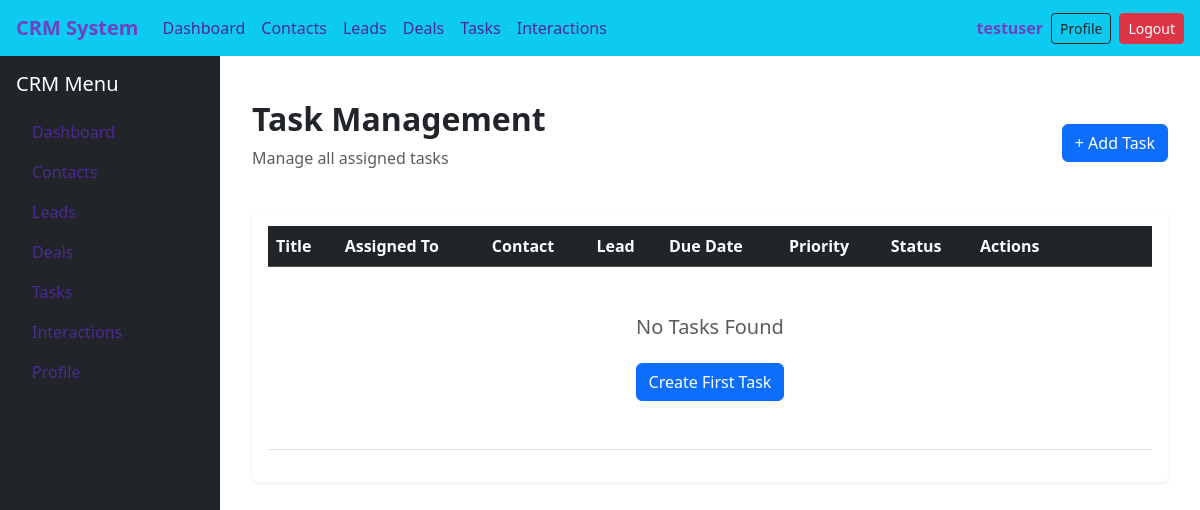
The app's page /tasks/ (signed in), older data.
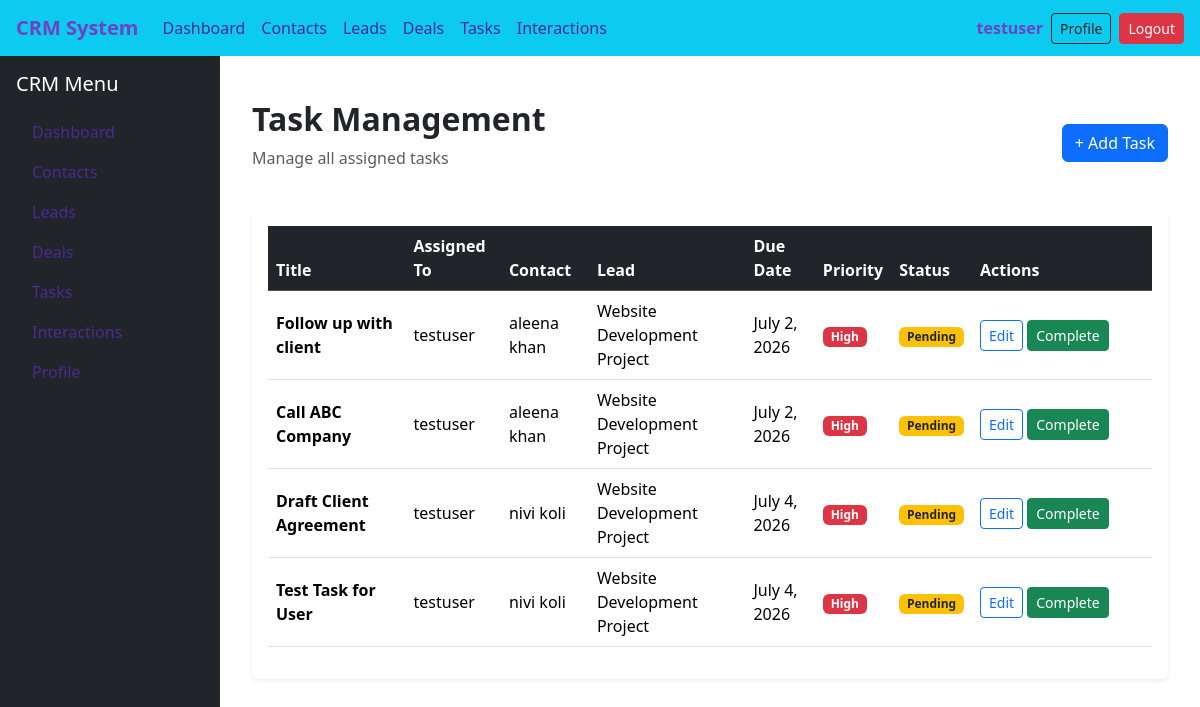
The same page, newer data.
### accounts/models.py (models this page shows)
class CustomUser(AbstractUser):
    ROLE_CHOICES = (
        ('admin', 'Admin'),
        ('agent', 'Agent'),
    )
    role = models.CharField(max_length=10, choices=ROLE_CHOICES, default='agent')
    phone = models.CharField(max_length=15, blank=True, null=True)
    profile_pic = models.ImageField(upload_to="profiles/", blank=True, null=True)
    email = models.EmailField(unique=True)
    is_approved = models.BooleanField(default=False, help_text="Admin approval required for login")
    def __str__(self):
        return self.username

### tasks/models.py (models this page shows, shortened)
class Task(models.Model):
    PRIORITY_CHOICES = (
        ('low', 'Low'),
        ('medium', 'Medium'),
        ('high', 'High'),
        ('urgent', 'Urgent'),
    )
    STATUS_CHOICES = (
        ('pending', 'Pending'),
        ('in_progress','In Progress'),
        ('done', 'Done'),
    )
    title = models.CharField(max_length=200)
    description = models.TextField(blank=True)
    assigned_to = models.ForeignKey(settings.AUTH_USER_MODEL, on_delete=models.CASCADE)
    related_contact = models.ForeignKey(Contact, null=True, blank=True, on_delete=models.SET_NULL )
    related_lead = models.ForeignKey(Lead, null=True, blank=True, on_delete=models.SET_NULL)
    due_date = models.DateField(null=True, blank=True)
    priority = models.CharField(max_length=10, choices=PRIORITY_CHOICES)
    status = models.CharField(max_length=20, choices=STATUS_CHOICES)
    created_at = models.DateTimeField(auto_now_add=True)

### contacts/models.py (models this page shows)
class Contact(models.Model):
    SOURCE_CHOICES = (
        ('website','Website'),
        ('referral','Referral'),
        ('social','Social Media'),
        ('cold_call','Cold Call'),
    )
    first_name = models.CharField(max_length=100)
    last_name = models.CharField(max_length=100)
    email = models.EmailField(unique=True)
    phone = models.CharField(max_length=20,blank=True)
    company = models.ForeignKey(Company,on_delete=models.SET_NULL,null=True,blank=True)
    assigned_to = models.ForeignKey(settings.AUTH_USER_MODEL,on_delete=models.SET_NULL,null=True,blank=True)
    source = models.CharField(max_length=20,choices=SOURCE_CHOICES)
    created_at = models.DateTimeField(auto_now_add=True)
    def __str__(self):
       return f"{self.first_name} {self.last_name}"

### leads/models.py (models this page shows)
class Lead(models.Model):
    STATUS_CHOICES = [
        ('new','New'),
        ('contacted','Contacted'),
        ('qualified','Qualified'),
        ('proposal','Proposal'),
        ('won','Won'),
        ('lost','Lost'),
    ]
    contact = models.ForeignKey(Contact,on_delete=models.CASCADE)
    title = models.CharField(max_length=200)
    status = models.CharField(max_length=20, choices=STATUS_CHOICES, default='new')
    assigned_to = models.ForeignKey(settings.AUTH_USER_MODEL, on_delete=models.SET_NULL, null=True,blank=True)
    estimated_value = models.DecimalField(max_digits=12, decimal_places=2, default=0)
    expected_close =models.DateField(null=True, blank=True)
    created_at = models.DateTimeField(auto_now_add=True)
    updated_at =models.DateTimeField(auto_now=True)
    def __str__(self):
        return self.title

### tasks/views.py (the view)
# urls.py: path("", task_list, name="task_list"),
@login_required
def task_list(request):
    if request.user.role == "admin":
        tasks = Task.objects.select_related(
            "assigned_to",
            "related_contact",
            "related_lead"
        ).order_by("due_date")
    else:
        tasks = Task.objects.filter(
            assigned_to=request.user
        ).select_related(
            "related_contact",
            "related_lead"
        ).order_by("due_date")
    return render(request, "tasks/task_list.html", {"tasks": tasks})

### templates/tasks/task_list.html
{% extends "base.html" %}
{% block content %}
<div class="container-fluid mt-4">
    <div class="d-flex justify-content-between align-items-center mb-4">
        <div>
            <h2 class="fw-bold">
                Task Management
            </h2>
            <p class="text-muted">
                Manage all assigned tasks
            </p>
        </div>
        <a href="{% url 'task_add' %}" class="btn btn-primary">
            + Add Task
        </a>
    </div>
    <div class="card shadow-sm border-0">
        <div class="card-body">
            <div class="table-responsive">
                <table class="table table-hover align-middle">
                    <thead class="table-dark">
                        <tr>
                            <th>Title</th>
                            <th>Assigned To</th>
                            <th>Contact</th>
                            <th>Lead</th>
                            <th>Due Date</th>
                            <th>Priority</th>
                            <th>Status</th>
                            <th width="180">Actions</th>
                        </tr>
                    </thead>
                    <tbody>
                        {% for task in tasks %}
                        <tr>
                            <td>
                                <strong>{{ task.title }}</strong>
                            </td>
                            <td>
                                {{ task.assigned_to }}
                            </td>
                            <td>
                                {{ task.related_contact|default:"-" }}
                            </td>
                            <td>
                                {{ task.related_lead|default:"-" }}
                            </td>
                            <td>
                                {{ task.due_date }}
                            </td>
                            <td>
                                {% if task.priority == "low" %}
                                    <span class="badge bg-success">
                                        Low
                                    </span>
                                {% elif task.priority == "medium" %}
                                    <span class="badge bg-warning text-dark">
                                        Medium
                                    </span>
                                {% elif task.priority == "high" %}
                                    <span class="badge bg-danger">
                                        High
                                    </span>
                                {% else %}
                                    <span class="badge bg-dark">
                                        Urgent
                                    </span>
                                {% endif %}
                            </td>
                            <td>
                                {% if task.status == "pending" %}
                                    <span class="badge bg-warning text-dark">
                                        Pending
                                    </span>
                                {% elif task.status == "in_progress" %}
                                    <span class="badge bg-info">
                                        In Progress
                                    </span>
                                {% else %}
                                    <span class="badge bg-success">
                                        Completed
                                    </span>
                                {% endif %}
                            </td>
                            <td>
                                <a href="{% url 'task_edit' task.id %}"
                                   class="btn btn-sm btn-outline-primary">
                                    Edit
                                </a>
                                {% if task.status != "done" %}
                                <a href="{% url 'task_complete' task.id %}"
                                   class="btn btn-sm btn-success">
                                    Complete
                                </a>
                                {% endif %}
                            </td>
                        </tr>
                        {% empty %}
                        <tr>
                            <td colspan="8" class="text-center py-5">
                                <h5 class="text-muted">
                                    No Tasks Found
                                </h5>
                                <a href="{% url 'task_add' %}"
                                   class="btn btn-primary mt-3">
                                    Create First Task
                                </a>
                            </td>
                        </tr>
                        {% endfor %}
                    </tbody>
                </table>
            </div>
        </div>
    </div>
</div>
{% endblock %}

### templates/base.html (shortened to what this page needs)
{% load static %}
<!DOCTYPE html>
<html lang="en">
<head>
    <link href="https://cdn.jsdelivr.net/npm/bootstrap@5.3.3/dist/css/bootstrap.min.css" rel="stylesheet">
    <link rel="stylesheet" href="{% static 'css/style.css' %}">
</head>
<body>
    {% include 'includes/navbar.html' %}
    {% include 'includes/sidebar.html' %}
    <div style="margin-left:220px; padding:20px;">
        {% block content %}
        {% endblock %}
    </div>
</body>
</html>

### templates/includes/navbar.html (shortened to what this page needs)
<nav class="navbar navbar-expand-lg navbar-dark bg-info px-3">
    <a class="navbar-brand fw-bold text-purple" href="/">CRM System</a>
    <div class="collapse navbar-collapse" id="navbarNav">
        <ul class="navbar-nav me-auto">
            {% if user.is_authenticated %}
                <li class="nav-item">
                    <a class="nav-link" href="/">Dashboard</a>
                </li>
                <li class="nav-item">
                    <a class="nav-link" href="/contacts/">Contacts</a>
                </li>
                <li class="nav-item">
                    <a class="nav-link" href="/leads/">Leads</a>
                </li>
                <li class="nav-item">
                    <a class="nav-link" href="/deals/">Deals</a>
                </li>
                <li class="nav-item">
                    <a class="nav-link" href="/tasks/">Tasks</a>
                </li>
                <li class="nav-item">
                    <a class="nav-link" href="/interactions/">Interactions</a>
                </li>
            {% endif %}
        </ul>
        <div class="d-flex align-items-center">
            {% if user.is_authenticated %}
                <span class="text-purple me-2 fw-bold">{{ user.username }}</span>
                <a href="/accounts/profile/" class="btn btn-outline-dark btn-sm me-2">
                    Profile
                </a>
                <a href="/accounts/logout/" class="btn btn-danger btn-sm">
                    Logout
                </a>
            {% endif %}
        </div>
    </div>
</nav>

### templates/includes/sidebar.html
<div class="bg-dark text-white p-3" style="width: 220px; height: 100vh; position: fixed;">
    <h5>CRM Menu</h5>
    <ul class="nav flex-column mt-3">
        <li><a href="/" class="nav-link text-white">Dashboard</a></li>
        <li><a href="/contacts/" class="nav-link text-white">Contacts</a></li>
        <li><a href="/leads/" class="nav-link text-white">Leads</a></li>
        <li><a href="/deals/" class="nav-link text-white">Deals</a></li>
        <li><a href="/tasks/" class="nav-link text-white">Tasks</a></li>
        <li><a href="/interactions/" class="nav-link text-white">Interactions</a></li>
        <li><a href="/accounts/profile/" class="nav-link text-white">Profile</a></li>
    </ul>
</div>

### templates/includes/navbar.html (style rules this page uses)
.text-purple { color: #6f42c1 !important; }
.nav-link { color: #4b2a91 !important; }
.navbar-brand { color: #6f42c1 !important; }

Row changes from the older to the newer data that the page shows:
added Task: title "Follow up with client", assigned_to "testuser", related_contact "aleena khan", related_lead "Website Development Project", due_date "July 2, 2026", priority "High", status "Pending"
added Task: title "Call ABC Company", assigned_to "testuser", related_contact "aleena khan", related_lead "Website Development Project", due_date "July 2, 2026", priority "High", status "Pending"
added Task: title "Draft Client Agreement", assigned_to "testuser", related_contact "nivi koli", related_lead "Website Development Project", due_date "July 4, 2026", priority "High", status "Pending"
added Task: title "Test Task for User", assigned_to "testuser", related_contact "nivi koli", related_lead "Website Development Project", due_date "July 4, 2026", priority "High", status "Pending"
Text that changed along with them:
text no longer shown: "No Tasks Found Create First Task"
